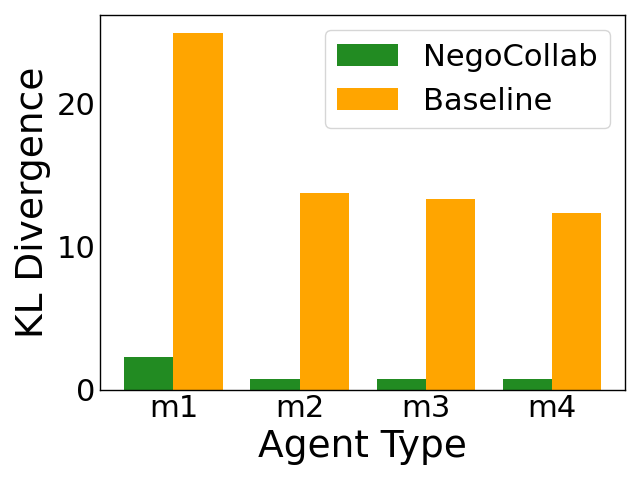

Recreate this plot in Python.
import matplotlib.pyplot as plt


TICK_SIZE = 22
LABEL_SIZE = 27
LEGEND_SIZE = 22

# 数据
categories = ['m1','m2','m3','m4']
nego = [2.266, 0.764, 0.711, 0.722]
baseline = [24.897, 13.704, 13.28, 12.32]

# 设置柱状图宽度
bar_width = 0.39

# 设置x轴位置
r1 = [i for i in range(len(categories))]
r2 = [i + bar_width for i in r1]

# 绘制柱状图
plt.bar(r1, nego, width=bar_width, label='NegoCollab', color='forestgreen')
plt.bar(r2, baseline, width=bar_width, label='Baseline', color='orange')

# 设置x轴刻度标签
plt.xticks([r + bar_width / 2 for r in r1], categories)


# 添加标题和坐标轴标签
# plt.title('图表标题')
plt.xlabel('Agent Type', fontsize=LABEL_SIZE)
plt.ylabel('KL Divergence', fontsize=LABEL_SIZE)

# 增大 x、y 轴刻度标签的字体大小并去掉刻度线
plt.tick_params(axis='both', which='both', length=0, labelsize=13.2)

# 增大 x、y 轴刻度标签的字体大小
plt.xticks(fontsize=TICK_SIZE)


original_yticks = plt.yticks()[0]
# 每隔一个刻度显示一个（取一半）
new_yticks = original_yticks[:-1:2]
plt.yticks(new_yticks, fontsize=TICK_SIZE)
# plt.yticks(fontsize=TICK_SIZE)

# 添加图例
plt.legend(fontsize=LEGEND_SIZE)

# 加粗表外框线
ax = plt.gca()
for spine in ax.spines.values():
    spine.set_color('black') 
    spine.set_linewidth(2)

# 去掉图周围的空白
plt.tight_layout()

# 显示图表
plt.show()

plt.savefig('domain_gap.png')
